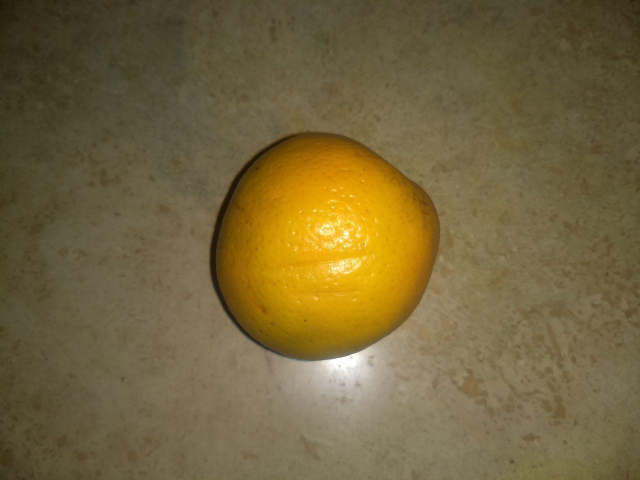
#> input picture test/test.jpg, 1280 x 960 px, found by its file name (shown at 1/2 size); its folder holds only this picture in this run
$ python resolution_k-nn.py   (older library calls are emulated)
#> lines starting #> are read from the running program, lines starting #| are printed output that depends on the picture
#> the answer given: test/test.jpg
#> further down, image is the input picture: shape (960, 1280, 3); mean R, G, B 115.8, 100.7, 60.6
### m_function.py
import numpy as np
from skimage import color, filters
from skimage.feature import hog

import cv2
import mahotas


# Conversión de imagen a escala de grises
def img2grey(image, mode='sk'):
    if (mode == 'sk'):
        gray = color.rgb2gray(image)
    elif (mode == 'cv'):
        gray = cv2.cvtColor(image, cv2.COLOR_BGR2GRAY)
    return gray


# Normalización del tamaño de la imagen
def normSize(image, size=(tuple((100, 100)))):
#> called with size = (100, 100)
    image = cv2.resize(image, size)
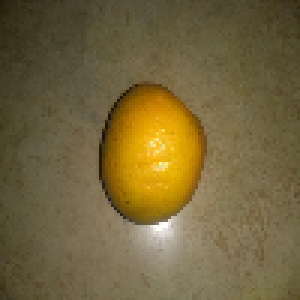
#> image: shape (100, 100, 3) (shown 3 times larger); mean of channels 0, 1, 2 115.8, 100.6, 60.4; drawn as R, G, B
#> in img2grey, `gray = cv2.cvtColor(image, cv2.COLOR_BGR2GRAY)`:
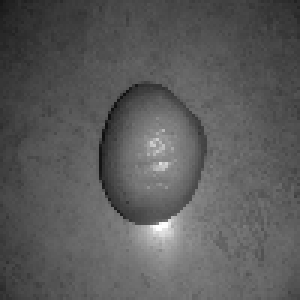
#> gray: shape (100, 100) (shown 3 times larger); min 16, max 254, mean 90.3
    return image


# Filtrado de imagen con filtro gaussiano
def imgClean(image, sigma=1, mode='cv'):
#> called with sigma = 1, mode = 'cv'
    if (mode == 'cv'):
        clean = cv2.GaussianBlur(image, (3, 3), 0)
    else:
        clean = filters.gaussian(image, sigma)
    return clean


# Detección de bordes con filtro sobel
# [4 lines left out: function imgEdge, not called in this run]


# Extracción de características Hu Moments
def hu_moments(image):
    feature = cv2.HuMoments(cv2.moments(image)).flatten()
    return feature


# Extracción de características Haralick Textures
def haralick(image):
    feature = mahotas.features.haralick(image).mean(axis=0)
    return feature


def color_histogram(image, mask=None, bins=8):
#> called with bins = 8
    image = cv2.cvtColor(image, cv2.COLOR_BGR2HSV)
#> image: shape (100, 100, 3); mean H, S, V 97.8, 114.6, 115.8
    hist = cv2.calcHist([image], [0, 1, 2], None, [bins, bins, bins],
                        [0, 256, 0, 256, 0, 256])
    cv2.normalize(hist, hist)
    feature = hist.flatten()
#> feature = 512 values, max 0.57 at index 211, min 0 at index 0, mean 0.00566
    return feature


def m_hog(image):
    feature = hog(image).ravel()
    return feature


def ft_extract(image):
    image = normSize(image)
    aux = img2grey(image, mode='cv')
    aux = imgClean(aux, mode='cv')

    # image_fht = haralick(aux)
    # image_fhm = hu_moments(aux)
    image_fch = color_histogram(image)
#> image_fch has the same summary as feature in color_histogram
    # image_fhog = m_hog(aux)

    # feature = np.hstack([image_fht, image_fhm, image_fhog])
    feature = image_fch
    feature = feature.reshape(1, -1)

    # COLOR HISTOGRAM
    sum = 0
    for m in feature[0]:
        sum += m
#> after the loop, sum = 2.9
    med = sum / len(feature[0])
#> med = 0.00566
    sum = 0
    for m in feature[0]:
        sum += np.power((m - med), 2)
#> this loop made 512 passes
#> sum on passes 1 to 3: 3.2e-05, 6.4e-05, 9.59e-05
#> after the loop, sum = 0.984
    dstd = np.sqrt(sum / (len(feature[0]) - 1))
#> dstd = 0.0439
    feature = [med, dstd]
#> feature = [0.00566, 0.0439]

    return aux, feature


# https://stackoverflow.com/questions/3173320/text-progress-bar-in-the-console
# Print iterations progress
# [22 lines left out: function printProgressBar, not called in this run]


class Elemento():
    def __init__(self):
        self.label = None
        self.image = None
        self.feature = []
        self.distance = 0

### resolution_k-nn.py
import numpy as np
import pickle
from skimage import io
from m_function import ft_extract, Elemento

# IMPORT Y ANALISIS DE IMAGEN A TESTEAR
test = Elemento()
test_dir = input("Enter test file name: ")
image = io.imread('./test/' + test_dir)

test.image, test.feature = ft_extract(image)
#> test.feature = [0.00566, 0.0439]

test.label = 'banana'

#> (the run stopped early here; a loop or call above may not have finished)

$ run again, on test/test4.jpg
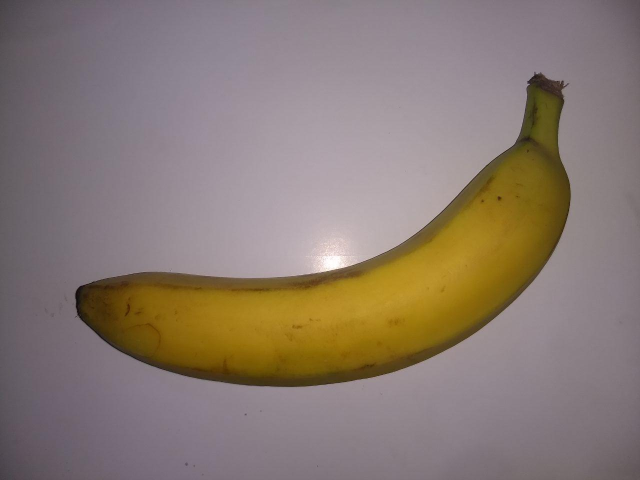
#> input picture test/test4.jpg, 1280 x 960 px, found by its file name (shown at 1/2 size)
#> image is the input picture: shape (960, 1280, 3); mean R, G, B 136.8, 122.4, 114.4
#> in normSize, `image = cv2.resize(image, size)`:
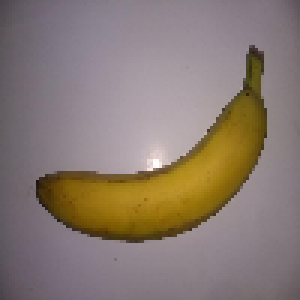
#> image: shape (100, 100, 3) (shown 3 times larger); mean of channels 0, 1, 2 136.8, 122.4, 114.4; drawn as R, G, B
#> in imgClean, `clean = cv2.GaussianBlur(image, (3, 3), 0)`:
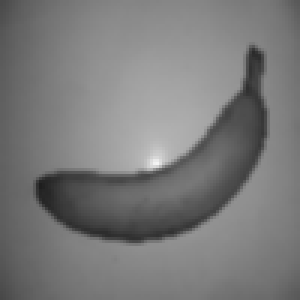
#> clean: shape (100, 100) (shown 3 times larger); min 30, max 244, mean 121.7
#> in color_histogram, `feature = hist.flatten()`: feature = 512 values, max 0.845 at index 260, min 0 at index 0, mean 0.00442
#> image_fch has the same summary as feature in color_histogram
#> after the loop in ft_extract, `for m in feature[0]:`: sum = 2.26
#> med = 0.00442
#> the loop in ft_extract, `for m in feature[0]:` made 512 passes
#> sum on passes 1 to 3: 1.95e-05, 3.9e-05, 5.86e-05
#> after the loop in ft_extract, `for m in feature[0]:`: sum = 0.99
#> dstd = 0.044
#> in ft_extract, `feature = [med, dstd]`: feature = [0.00442, 0.044]

$ run again, on test/test5.jpg
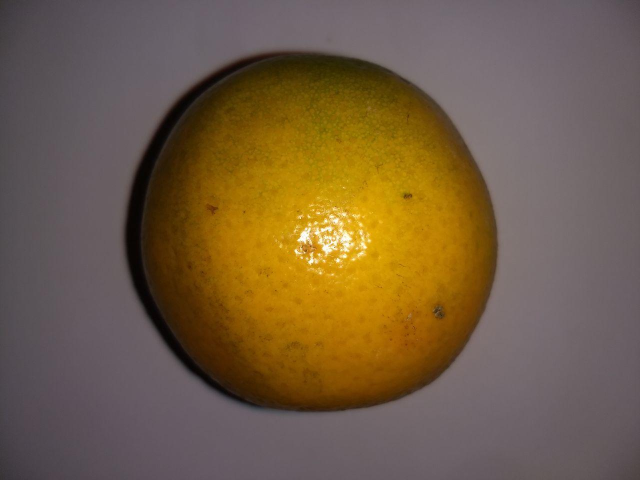
#> input picture test/test5.jpg, 1280 x 960 px, found by its file name (shown at 1/2 size)
#> image is the input picture: shape (960, 1280, 3); mean R, G, B 114, 93.1, 67.7
#> in normSize, `image = cv2.resize(image, size)`:
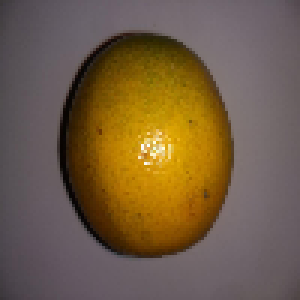
#> image: shape (100, 100, 3) (shown 3 times larger); mean of channels 0, 1, 2 113.9, 93, 67.7; drawn as R, G, B
#> in img2grey, `gray = cv2.cvtColor(image, cv2.COLOR_BGR2GRAY)`:
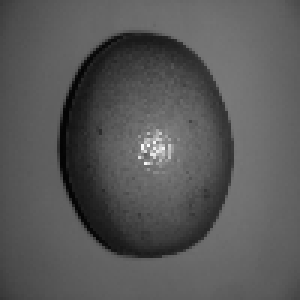
#> gray: shape (100, 100) (shown 3 times larger); min 3, max 251, mean 87.8
#> in color_histogram, `feature = hist.flatten()`: feature = 512 values, max 0.905 at index 259, min 0 at index 4, mean 0.00437
#> image_fch has the same summary as feature in color_histogram
#> the loop in ft_extract, `for m in feature[0]:` made 512 passes
#> (m, sum) on passes 1 to 3: (0.000224, 0.000224), (0.000224, 0.000447), (0.000447, 0.000895)
#> after the loop in ft_extract, `for m in feature[0]:`: sum = 2.24
#> med = 0.00437
#> the loop in ft_extract, `for m in feature[0]:` made 512 passes
#> (m, sum) on passes 1 to 3: (0.000224, 1.72e-05), (0.000224, 3.44e-05), (0.000447, 4.97e-05)
#> after the loop in ft_extract, `for m in feature[0]:`: sum = 0.99
#> dstd = 0.044
#> in ft_extract, `feature = [med, dstd]`: feature = [0.00437, 0.044]

$ run again, on test/test6.jpg
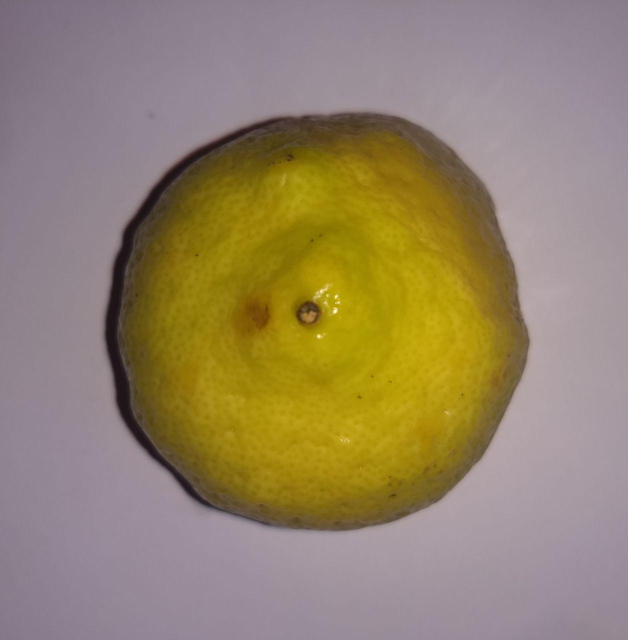
#> input picture test/test6.jpg, 1256 x 1280 px, found by its file name (shown at 1/2 size)
#> image is the input picture: shape (1280, 1256, 3); mean R, G, B 148.4, 132, 105.2
#> in normSize, `image = cv2.resize(image, size)`:
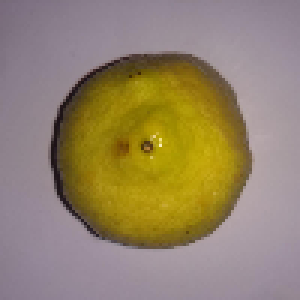
#> image: shape (100, 100, 3) (shown 3 times larger); mean of channels 0, 1, 2 148.4, 132, 105.2; drawn as R, G, B
#> in img2grey, `gray = cv2.cvtColor(image, cv2.COLOR_BGR2GRAY)`:
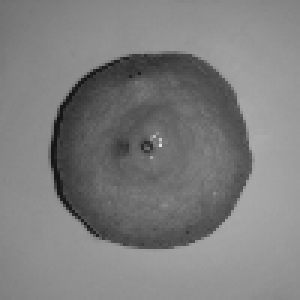
#> gray: shape (100, 100) (shown 3 times larger); min 19, max 223, mean 125.9
#> in color_histogram, `feature = hist.flatten()`: feature = 512 values, max 0.896 at index 260, min 0 at index 0, mean 0.00403
#> image_fch has the same summary as feature in color_histogram
#> after the loop in ft_extract, `for m in feature[0]:`: sum = 2.06
#> med = 0.00403
#> the loop in ft_extract, `for m in feature[0]:` made 512 passes
#> sum on passes 1 to 3: 1.62e-05, 3.25e-05, 4.87e-05
#> after the loop in ft_extract, `for m in feature[0]:`: sum = 0.992
#> dstd = 0.0441
#> in ft_extract, `feature = [med, dstd]`: feature = [0.00403, 0.0441]
